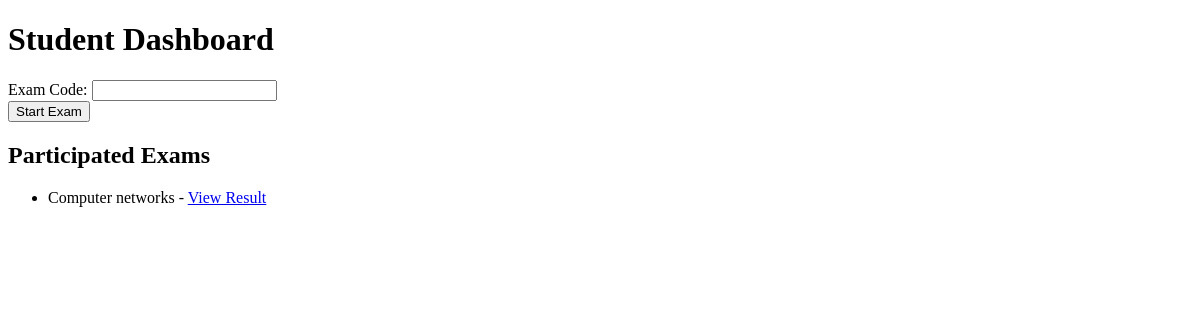
The page /dashboard_student (signed in) on the database as committed earlier.
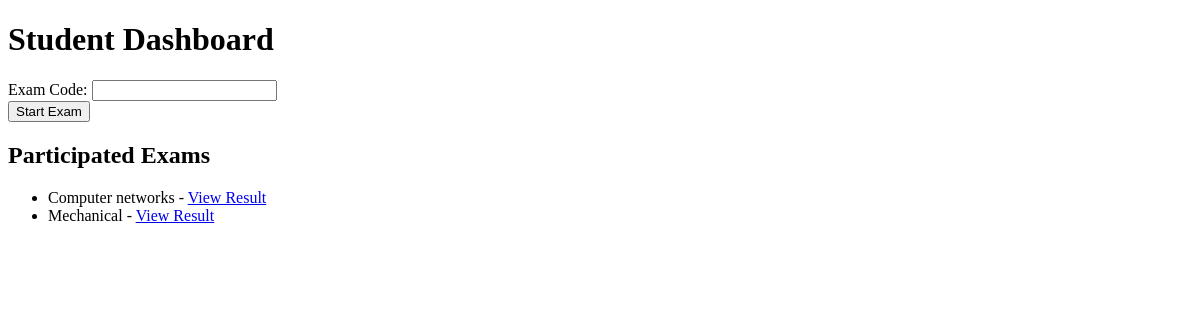
The same page on the database as committed later.
### tables this page shows
CREATE TABLE Attended (
                            id INTEGER PRIMARY KEY AUTOINCREMENT,
                            student_id INTEGER,
                            exam_id INTEGER,
                            earned_total INTEGER);

CREATE TABLE Exam (
                            id INTEGER PRIMARY KEY AUTOINCREMENT,
                            teacher_id INTEGER,
                            title TEXT,
                            total_marks INTEGER);

### moved/app.py (the view)
@app.route('/dashboard_student', methods=['GET', 'POST'])
def dashboard_student():
    if 'student_id' not in session:
        return redirect('/login_student')
    if request.method == 'POST':
        exam_code = request.form['exam_code']
        return redirect(f'/write_exam/{exam_code}')
    student_id = session['student_id']
    with sqlite3.connect('database.db') as conn:
        cursor = conn.cursor()
        cursor.execute("SELECT Exam.id, Exam.title, Attended.earned_total FROM Exam JOIN Attended ON Exam.id = Attended.exam_id WHERE Attended.student_id = ?", (student_id,))
        exams = cursor.fetchall()
    return render_template('dashboard_student.html', exams=exams)

### moved/templates/dashboard_student.html (shortened to what this page needs)
<!DOCTYPE html>
<html>
<head>
</head>
<body>
    <h1>Student Dashboard</h1>
    <form method="POST">
        Exam Code: <input type="text" name="exam_code"><br>
        <button type="submit">Start Exam</button>
    </form>
    <h2>Participated Exams</h2>
    <ul>
        {% for exam in exams %}
            <li>{{ exam[1] }} - <a href="/view_result/{{ exam[0] }}">View Result</a></li>
        {% endfor %}
    </ul>
</body>
</html>

Rows that differ between the two databases and show on the page:
added Attended: title "Mechanical"
